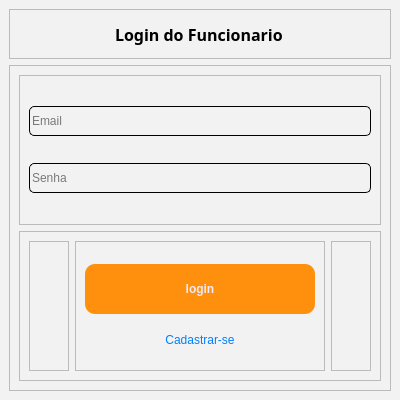
<?xml version="1.0" encoding="UTF-8"?>
<ui version="4.0">
 <class>MainWindow</class>
 <widget class="QMainWindow" name="MainWindow">
  <property name="geometry">
   <rect>
    <x>0</x>
    <y>0</y>
    <width>400</width>
    <height>400</height>
   </rect>
  </property>
  <property name="minimumSize">
   <size>
    <width>400</width>
    <height>400</height>
   </size>
  </property>
  <property name="maximumSize">
   <size>
    <width>400</width>
    <height>400</height>
   </size>
  </property>
  <property name="windowTitle">
   <string>MainWindow</string>
  </property>
  <property name="styleSheet">
   <string notr="true">background-color: rgb(242, 242, 243);</string>
  </property>
  <widget class="QWidget" name="centralwidget">
   <layout class="QVBoxLayout" name="verticalLayout">
    <item>
     <widget class="QFrame" name="login_cabecalho">
      <property name="minimumSize">
       <size>
        <width>0</width>
        <height>50</height>
       </size>
      </property>
      <property name="maximumSize">
       <size>
        <width>16777215</width>
        <height>50</height>
       </size>
      </property>
      <property name="frameShape">
       <enum>QFrame::StyledPanel</enum>
      </property>
      <property name="frameShadow">
       <enum>QFrame::Raised</enum>
      </property>
      <layout class="QHBoxLayout" name="horizontalLayout">
       <item>
        <widget class="QLabel" name="label">
         <property name="minimumSize">
          <size>
           <width>170</width>
           <height>0</height>
          </size>
         </property>
         <property name="maximumSize">
          <size>
           <width>100</width>
           <height>16777215</height>
          </size>
         </property>
         <property name="font">
          <font>
           <family>Noto Sans Georgian</family>
           <pointsize>12</pointsize>
           <weight>75</weight>
           <bold>true</bold>
          </font>
         </property>
         <property name="styleSheet">
          <string notr="true">QLabel{
text-align: center;
}</string>
         </property>
         <property name="text">
          <string>Login do Funcionario</string>
         </property>
        </widget>
       </item>
      </layout>
     </widget>
    </item>
    <item>
     <widget class="QFrame" name="login_conteudo">
      <property name="frameShape">
       <enum>QFrame::StyledPanel</enum>
      </property>
      <property name="frameShadow">
       <enum>QFrame::Raised</enum>
      </property>
      <layout class="QVBoxLayout" name="verticalLayout_3">
       <item>
        <widget class="QFrame" name="frame_4">
         <property name="frameShape">
          <enum>QFrame::StyledPanel</enum>
         </property>
         <property name="frameShadow">
          <enum>QFrame::Raised</enum>
         </property>
         <layout class="QVBoxLayout" name="verticalLayout_4">
          <item>
           <widget class="QLineEdit" name="lineEdit_login_email">
            <property name="minimumSize">
             <size>
              <width>250</width>
              <height>30</height>
             </size>
            </property>
            <property name="maximumSize">
             <size>
              <width>16777215</width>
              <height>16777215</height>
             </size>
            </property>
            <property name="styleSheet">
             <string notr="true">border-width: 1px;
border-color: black;
border-style: solid;
display: inline-block;
border-radius: 5px;</string>
            </property>
            <property name="inputMask">
             <string/>
            </property>
            <property name="text">
             <string/>
            </property>
            <property name="placeholderText">
             <string>Email</string>
            </property>
           </widget>
          </item>
          <item>
           <widget class="QLineEdit" name="lineEdit_2">
            <property name="minimumSize">
             <size>
              <width>0</width>
              <height>30</height>
             </size>
            </property>
            <property name="styleSheet">
             <string notr="true">border-width: 1px;
border-color: black;
border-style: solid;
display: inline-block;
border-radius: 5px;</string>
            </property>
            <property name="inputMask">
             <string/>
            </property>
            <property name="text">
             <string/>
            </property>
            <property name="placeholderText">
             <string>Senha</string>
            </property>
           </widget>
          </item>
         </layout>
        </widget>
       </item>
       <item>
        <widget class="QFrame" name="login_confirmacao">
         <property name="maximumSize">
          <size>
           <width>16777215</width>
           <height>150</height>
          </size>
         </property>
         <property name="frameShape">
          <enum>QFrame::StyledPanel</enum>
         </property>
         <property name="frameShadow">
          <enum>QFrame::Raised</enum>
         </property>
         <layout class="QHBoxLayout" name="horizontalLayout_3">
          <item>
           <widget class="QFrame" name="frame">
            <property name="frameShape">
             <enum>QFrame::StyledPanel</enum>
            </property>
            <property name="frameShadow">
             <enum>QFrame::Raised</enum>
            </property>
           </widget>
          </item>
          <item>
           <widget class="QFrame" name="frame_2">
            <property name="minimumSize">
             <size>
              <width>250</width>
              <height>0</height>
             </size>
            </property>
            <property name="maximumSize">
             <size>
              <width>230</width>
              <height>16777215</height>
             </size>
            </property>
            <property name="frameShape">
             <enum>QFrame::StyledPanel</enum>
            </property>
            <property name="frameShadow">
             <enum>QFrame::Raised</enum>
            </property>
            <layout class="QVBoxLayout" name="verticalLayout_2">
             <item>
              <widget class="QPushButton" name="pushButton_cadastro_cadastrar">
               <property name="minimumSize">
                <size>
                 <width>230</width>
                 <height>50</height>
                </size>
               </property>
               <property name="maximumSize">
                <size>
                 <width>230</width>
                 <height>16777215</height>
                </size>
               </property>
               <property name="font">
                <font>
                 <weight>75</weight>
                 <bold>true</bold>
                </font>
               </property>
               <property name="cursor">
                <cursorShape>PointingHandCursor</cursorShape>
               </property>
               <property name="styleSheet">
                <string notr="true">QPushButton{
	border-radius: 10px;
	border-image: url(:/Close_Image/cil-x.png);
	background-position: center;
		
	color: rgb(240, 233, 249);
	background-color: rgb(255, 144, 14);
	
}
QPushButton:hover{
	
	
	background-color: rgb(207, 110, 0);
	color: rgb(240, 233, 249);
}
QPushButton:pressed{
	background-color: rgb(35, 35, 35);
	color: rgb(200, 200, 200);
}

</string>
               </property>
               <property name="text">
                <string>login</string>
               </property>
              </widget>
             </item>
             <item>
              <widget class="QPushButton" name="pushButton_cadastro_entrar_login">
               <property name="maximumSize">
                <size>
                 <width>300</width>
                 <height>16777215</height>
                </size>
               </property>
               <property name="cursor">
                <cursorShape>PointingHandCursor</cursorShape>
               </property>
               <property name="styleSheet">
                <string notr="true">QPushButton{
	border-radius: 5px;
	border-image: url(:/Close_Image/cil-x.png);
	background-position: center;
	
	color: rgb(0,127,255);
}


</string>
               </property>
               <property name="text">
                <string>Cadastrar-se</string>
               </property>
              </widget>
             </item>
            </layout>
           </widget>
          </item>
          <item>
           <widget class="QFrame" name="frame_3">
            <property name="frameShape">
             <enum>QFrame::StyledPanel</enum>
            </property>
            <property name="frameShadow">
             <enum>QFrame::Raised</enum>
            </property>
           </widget>
          </item>
         </layout>
        </widget>
       </item>
      </layout>
     </widget>
    </item>
   </layout>
  </widget>
 </widget>
 <resources/>
 <connections/>
</ui>
